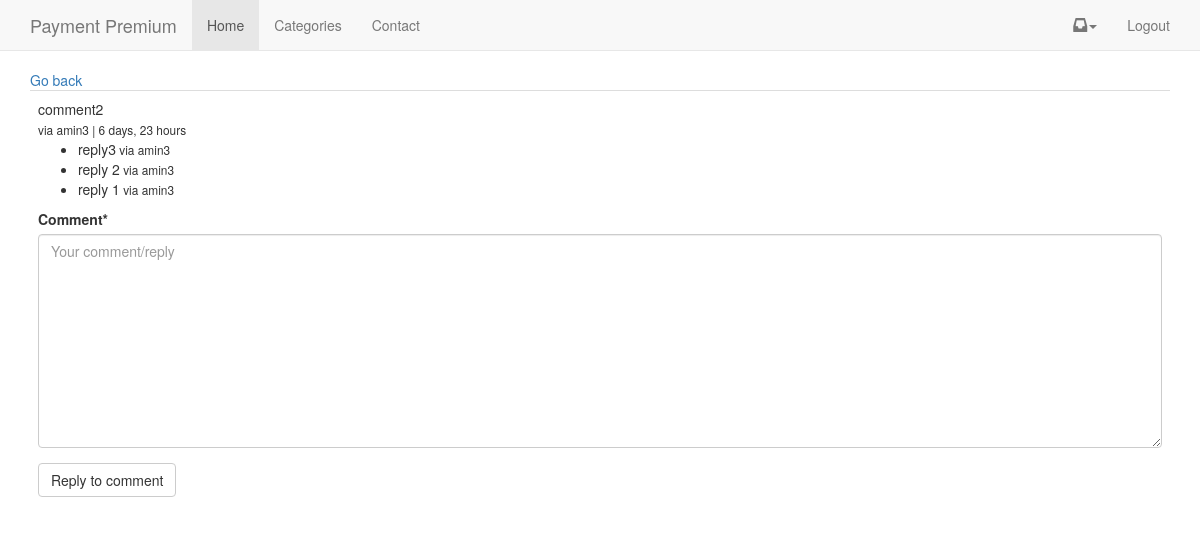
The app's page /comment/11 (signed in) with its own data.
### comments/models.py (models this page shows, shortened)
class Comment(models.Model):
	user = models.ForeignKey(MyUser)
	parent = models.ForeignKey("self", null=True, blank=True)
	path = models.CharField(max_length=350)
	video = models.ForeignKey(Video, null=True, blank=True)
	text = models.TextField()
	timestamp = models.DateTimeField(auto_now=False, auto_now_add=True)
	updated = models.DateTimeField(auto_now=True, auto_now_add=False)
	active = models.BooleanField(default=True)
	objects = CommentManager()
	class Meta:
		ordering = ['-timestamp']
	@property
	def get_origin(self):
		return self.path
	def is_child(self):
		if self.parent is not None:
			return True
		else:
			return False
	def get_children(self):
		if self.is_child == True:
			return None
		else:
			child_comments = Comment.objects.filter(parent=self)
			return child_comments

### accounts/models.py (models this page shows, shortened)
class MyUser(AbstractBaseUser):
	username = models.CharField(
		max_length=255,
		unique = True,
	)
	email = models.EmailField(
		verbose_name='email address',
		max_length=255,
		unique=True,
	)
	first_name = models.CharField(
		max_length=120,
		null=True,
		blank=True
	)
	last_name = models.CharField(
		max_length=120,
		null=True,
		blank=True
	)
	is_member = models.BooleanField(default=False, verbose_name="Is Paid Member")
	is_active = models.BooleanField(default=True)
	is_admin = models.BooleanField(default=False)
	objects = MyUserManager()
	USERNAME_FIELD = 'username'
	REQUIRED_FIELDS = ['email']
	def __str__(self):              # __unicode__ on Python 2
		return self.username

### comments/views.py (the view)
# urls.py: url(r'^comment/(?P<id>\d+)$', comment_thread, name="comment_thread"),
@login_required
def comment_thread(request, id):
	comment = Comment.objects.get(id=id)
	form = CommentForm()
	context = {
		"comment": comment,
		"form": form,
	}
	return render(request, "comment_thread.html", context)

### comments/forms.py
class CommentForm(forms.Form):
	comment = forms.CharField(
		widget=forms.Textarea(
			attrs={"placeholder": "Your comment/reply"})
	)
	def __init__(self, data=None, files=None, **kwargs):
		super().__init__(data, files, kwargs)
		self.helper = FormHelper()
		self.helper.form_show_labels = False
		self.helper.add_input(Submit('submit', 'Add comment', css_class='btn btn-primary', ))

### videos/templates/comment_thread.html (shortened to what this page needs)
{% extends "base.html" %}{% load crispy_forms_tags %}
 {% block content %}
<a href="{{ comment.get_origin }}">Go back</a>
<table class="table">
    <tr>
        <td>{{ comment.text }}
            <br><small>via {{ comment.user }} | {{ comment.timestamp | timesince}}</small> {% if not comment.is_child %}
            <ul>
                {% for child in comment.get_children %}
                <li>
                    {{ child.text }}<small> via {{ child.user }}</small>
                </li>
                {% endfor %}
            </ul>
            {% endif %}
            <div class="reply_comment">
                <form action="{% url 'comment_create' %}" method="POST">
                    {% csrf_token %}{{ form|crispy }}
                    <input type="submit" value="Reply to comment" class="btn btn-default">
                </form>
            </div>
        </td>
    </tr>
</table>
{% endblock %}

### records on screen
Comment: text "comment2", user "amin3", timestamp "6 days, 23 hours"
Comment: text "reply3", user "amin3"
Comment: text "reply 2", user "amin3"
Comment: text "reply 1", user "amin3"
